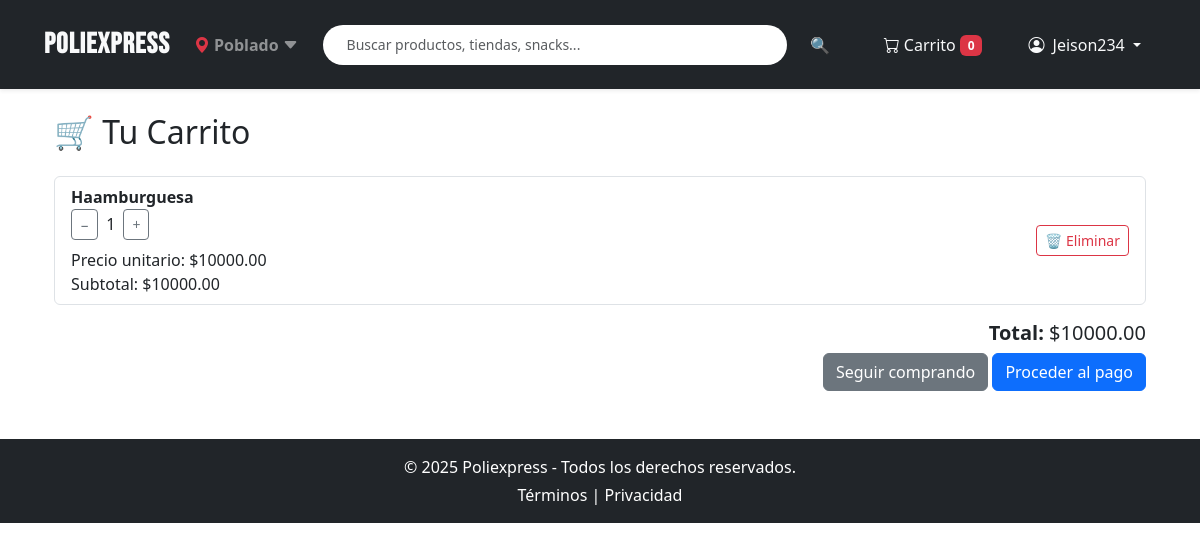
/pedidos/carrito/ver/ (signed in), run on the app's committed database.
### pedidos/models.py (models this page shows, shortened)
class ItemCarrito(models.Model):
    carrito = models.ForeignKey(Carrito, on_delete=models.CASCADE, related_name="items")
    producto = models.ForeignKey(Producto, on_delete=models.CASCADE)
    cantidad = models.PositiveIntegerField(default=1)

class Producto(models.Model):
    nombre = models.CharField(max_length=100)
    descripcion = models.TextField()
    precio = models.DecimalField(max_digits=10, decimal_places=2)
    disponible = models.BooleanField(default=True)
    vendedor = models.ForeignKey(User, on_delete=models.CASCADE)
    imagen = models.ImageField(upload_to='', null=True, blank=True)

### pedidos/views.py (the view)
# urls.py: path('carrito/ver/', views.ver_carrito, name='ver_carrito'),
def ver_carrito(request):
    carrito = obtener_o_crear_carrito(request.user)
    items = ItemCarrito.objects.filter(carrito=carrito)
    for item in items:
        item.subtotal = item.producto.precio * item.cantidad
    total = sum(item.subtotal for item in items)
    return render(request, 'pedidos/carrito.html', {'items': items, 'total': total})

### pedidos/utils.py (called while the page is built)
def obtener_o_crear_carrito(usuario):
    carrito, creado = Carrito.objects.get_or_create(usuario=usuario)
    return carrito

### pedidos/templates/pedidos/carrito.html (shortened to what this page needs)
{% extends 'pedidos/base.html' %}
{% block content %}
<div class="container mt-4">
    <h2 class="mb-4">🛒 Tu Carrito</h2>
    {% if items %}
        <ul class="list-group">
            {% for item in items %}
                <li class="list-group-item d-flex justify-content-between align-items-center">
                    <div>
                        <strong>{{ item.producto.nombre }}</strong><br>
                        <form method="post" action="{% url 'pedidos:actualizar_cantidad' item.id %}" class="d-flex align-items-center mb-2">
                            <button type="submit" name="action" value="decrementar" class="btn btn-sm btn-outline-secondary me-2">−</button>
                            <span>{{ item.cantidad }}</span>
                            <button type="submit" name="action" value="incrementar" class="btn btn-sm btn-outline-secondary ms-2">+</button>
                        </form>
                        Precio unitario: ${{ item.producto.precio }}<br>
                        Subtotal: ${{ item.subtotal|floatformat:2 }}
                    </div>
                    <a href="{% url 'pedidos:eliminar_del_carrito' item.id %}" class="btn btn-outline-danger btn-sm">
                        🗑 Eliminar
                    </a>
                </li>
            {% endfor %}
        </ul>
        <div class="mt-3 text-end">
            <h5><strong>Total:</strong> ${{ total|floatformat:2 }}</h5>
            <a href="{% url 'pedidos:menu' %}" class="btn btn-secondary">Seguir comprando</a>
            <a href="#" class="btn btn-primary">Proceder al pago</a>
        </div>
    {% else %}
        <div class="alert alert-info">Tu carrito está vacío.</div>
        <a href="{% url 'pedidos:menu' %}" class="btn btn-outline-primary mt-3">Explorar productos</a>
    {% endif %}
</div>
{% endblock %}

### pedidos/templates/pedidos/base.html (shortened to what this page needs)
{% load static %}
<!DOCTYPE html>
<html lang="es">
<head>
    <link href="https://cdn.jsdelivr.net/npm/bootstrap@5.3.0/dist/css/bootstrap.min.css" rel="stylesheet">
    <link href="https://cdn.jsdelivr.net/npm/bootstrap-icons@1.10.5/font/bootstrap-icons.css" rel="stylesheet">
    <link rel="stylesheet" href="{% static 'pedidos/css/styles.css' %}">
</head>
<body>
<nav class="navbar navbar-expand-lg navbar-dark bg-dark shadow-sm sticky-top">
    <div class="container-fluid px-4 py-2">
        <a class="navbar-brand fw-bold me-4 text-light" href="{% url 'pedidos:index' %}">Poliexpress</a>
        <div class="d-none d-md-flex align-items-center me-4 text-white-50">
            <i class="bi bi-geo-alt-fill text-danger me-1"></i>
            <span class="fw-semibold">Poblado</span>
            <i class="bi bi-caret-down-fill ms-1"></i>
        </div>
        <div class="collapse navbar-collapse" id="navbarContent">
            <form class="d-flex flex-grow-1 me-4 mt-2 mt-lg-0" method="get" action="{% url 'pedidos:menu' %}">
                <input class="form-control form-control-sm rounded-pill px-4 me-2 border-0" type="search" name="q" placeholder="Buscar productos, tiendas, snacks..." aria-label="Buscar">
                <button class="btn btn-sm border-0 text-light" type="submit">🔍</button>
            </form>
            <div class="d-flex align-items-center flex-column flex-lg-row mt-3 mt-lg-0">
                <a class="btn btn-sm text-light border-0 me-lg-3 mb-2 mb-lg-0" href="{% url 'pedidos:carrito' %}">
                    <i class="bi bi-cart"></i>
                    <span class="d-lg-inline">Carrito</span>
                    <span id="contador-carrito" class="badge bg-danger">0</span>
                </a>
                {% if user.is_authenticated %}
                <div class="dropdown">
                    <a class="btn btn-sm text-light border-0 dropdown-toggle" href="#" id="userDropdown" role="button" data-bs-toggle="dropdown">
                        <i class="bi bi-person-circle me-1"></i> {{ user.username }}
                    </a>
                </div>
                {% else %}
                <a class="btn btn-sm text-light border-0 me-lg-2 mb-2 mb-lg-0" href="{% url 'pedidos:login' %}">Iniciar Sesión</a>
                <a class="btn btn-sm text-light border-0" href="{% url 'pedidos:registro' %}">Registrarse</a>
                {% endif %}
            </div>
        </div>
    </div>
</nav>
<main class="container mt-4">
    {% block content %}{% endblock %}
</main>
<footer class="bg-dark text-white text-center py-3 mt-5">
    <p class="mb-1">&copy; 2025 Poliexpress - Todos los derechos reservados.</p>
    <p class="mb-0">
        <a href="/terminos" class="text-white text-decoration-none">Términos</a> |
        <a href="/privacidad" class="text-white text-decoration-none">Privacidad</a>
    </p>
</footer>
</body>
</html>

### pedidos/static/pedidos/css/styles.css (style rules this page uses)
.navbar { background: #333; padding: 10px 20px; display: flex; align-items: center; justify-content: space-between; }
.navbar .navbar-brand { font-size: 1.8rem; font-weight: bold; color: white; text-decoration: none; transition: color 0.3s ease-in-out; font-family: 'Bebas Neue', sans-serif; letter-spacing: 1px; }
.navbar .btn { background: transparent; color: white; padding: 8px 15px; font-size: 1rem; transition: all 0.3s ease-in-out; text-decoration: none; border: none; box-shadow: none; }
.navbar input.form-control.border-0 { box-shadow: none; border: none; }

### data on the page
ItemCarrito: producto.nombre "Haamburguesa", cantidad "1", producto.precio "10000.00", subtotal "10000.00"

### other printed values
{{ user.username }} "Jeison234"
{{ total|floatformat:2 }} "10000.00"
